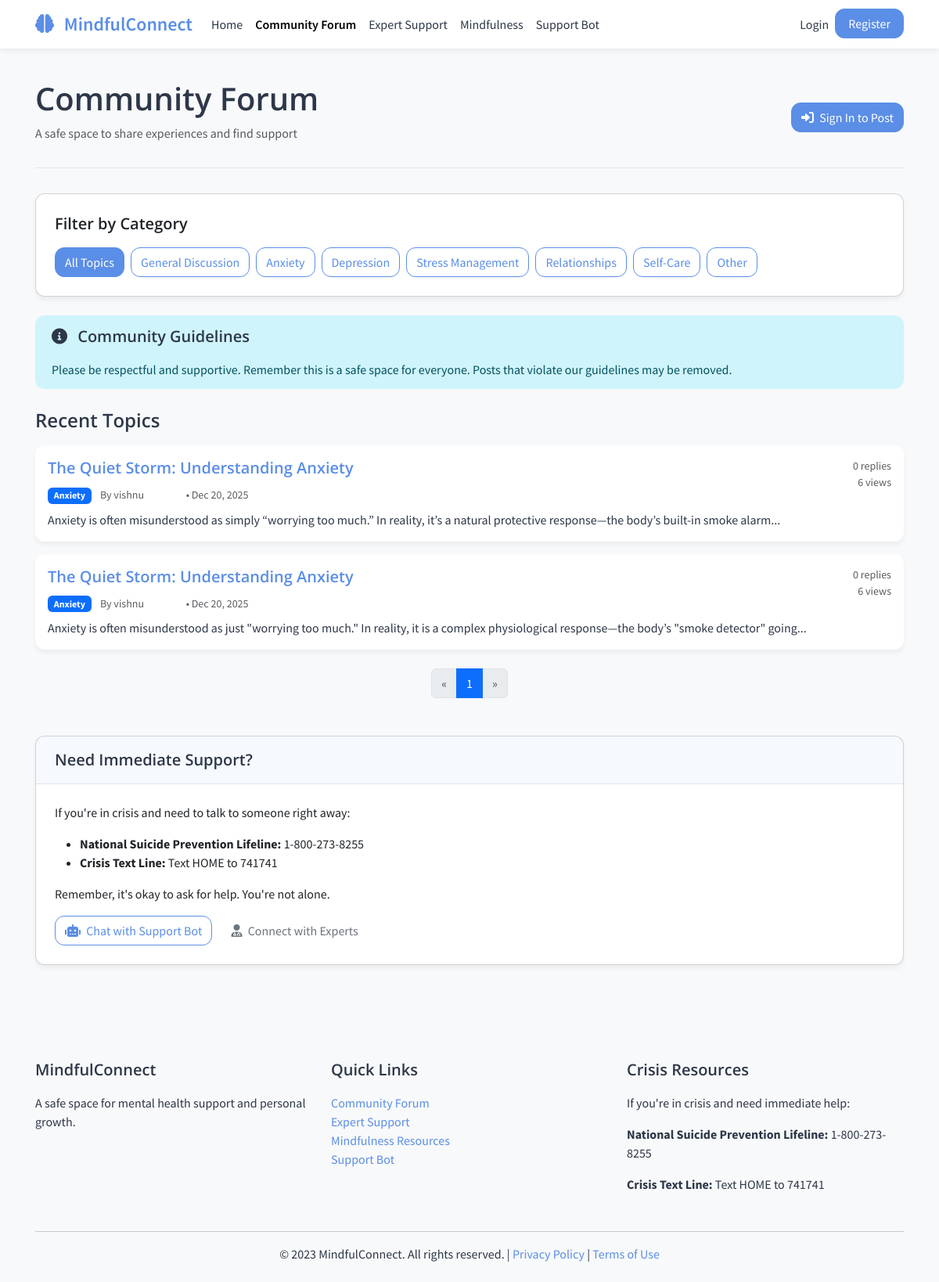
The app's page /forum/ with its own data.
### models.py (models this page shows, shortened)
class ForumTopic(db.Model):
    id = db.Column(db.Integer, primary_key=True)
    title = db.Column(db.String(255), nullable=False)
    content = db.Column(db.Text, nullable=False)
    created_at = db.Column(db.DateTime, default=datetime.utcnow)
    updated_at = db.Column(db.DateTime, default=datetime.utcnow, onupdate=datetime.utcnow)
    user_id = db.Column(db.Integer, db.ForeignKey('user.id'))
    category = db.Column(db.String(50), nullable=False)
    views = db.Column(db.Integer, default=0)
    is_pinned = db.Column(db.Boolean, default=False)
    is_closed = db.Column(db.Boolean, default=False)
    sentiment_score = db.Column(db.Float, nullable=True)
    posts = db.relationship('ForumPost', backref='topic', lazy='dynamic')

class User(UserMixin, db.Model):
    id = db.Column(db.Integer, primary_key=True)
    username = db.Column(db.String(64), unique=True, nullable=False)
    email = db.Column(db.String(120), unique=True, nullable=False)
    password_hash = db.Column(db.String(256))
    date_joined = db.Column(db.DateTime, default=datetime.utcnow)
    display_name = db.Column(db.String(64), nullable=False)
    is_active = db.Column(db.Boolean, default=True)
    is_admin = db.Column(db.Boolean, default=False)
    forum_topics = db.relationship('ForumTopic', backref='author', lazy='dynamic')
    forum_posts = db.relationship('ForumPost', backref='author', lazy='dynamic')
    mood_entries = db.relationship('MoodEntry', backref='user', lazy='dynamic')
    journals = db.relationship('Journal', backref='user', lazy='dynamic')
    expert_profile = db.relationship('Expert', backref='user', uselist=False)
    @property
    def is_expert(self):
        return self.expert_profile is not None and self.expert_profile.is_verified

### routes/forum.py (the view)
@forum_bp.route('/')
def index():
    page = request.args.get('page', 1, type=int)
    category = request.args.get('category', None)
    query = ForumTopic.query
    if category:
        query = query.filter_by(category=category)
    pinned_topics = query.filter_by(is_pinned=True).order_by(ForumTopic.updated_at.desc()).all()
    regular_topics = query.filter_by(is_pinned=False).order_by(ForumTopic.updated_at.desc()).paginate(
        page=page, per_page=10, error_out=False)
    return render_template('forum/index.html',
                          title='Community Forum',
                          pinned_topics=pinned_topics,
                          topics=regular_topics,
                          category=category)

### templates/forum/index.html (shortened to what this page needs)
{% extends 'layout.html' %}
{% block page_header %}
<div class="d-flex justify-content-between align-items-center flex-wrap">
    <div>
        <h1 class="page-title">Community Forum</h1>
        <p class="text-muted">A safe space to share experiences and find support</p>
    </div>
    <div class="mt-2 mt-md-0">
        {% if current_user.is_authenticated %}
        <a href="{{ url_for('forum.create_topic') }}" class="btn btn-primary">
            <i class="fas fa-plus-circle me-1"></i> New Topic
        </a>
        {% else %}
        <a href="{{ url_for('auth.login', next=url_for('forum.create_topic')) }}" class="btn btn-primary">
            <i class="fas fa-sign-in-alt me-1"></i> Sign In to Post
        </a>
        {% endif %}
    </div>
</div>
{% endblock %}
{% block content %}
<div class="mb-4">
    <div class="card">
        <div class="card-body">
            <h5 class="card-title mb-3">Filter by Category</h5>
            <div class="d-flex flex-wrap gap-2">
                <a href="{{ url_for('forum.index') }}" class="btn btn-sm {% if not category %}btn-primary{% else %}btn-outline-primary{% endif %}">
                    All Topics
                </a>
                <a href="{{ url_for('forum.index', category='general') }}" class="btn btn-sm {% if category == 'general' %}btn-primary{% else %}btn-outline-primary{% endif %}">
                    General Discussion
                </a>
                <a href="{{ url_for('forum.index', category='anxiety') }}" class="btn btn-sm {% if category == 'anxiety' %}btn-primary{% else %}btn-outline-primary{% endif %}">
                    Anxiety
                </a>
                <a href="{{ url_for('forum.index', category='depression') }}" class="btn btn-sm {% if category == 'depression' %}btn-primary{% else %}btn-outline-primary{% endif %}">
                    Depression
                </a>
                <a href="{{ url_for('forum.index', category='stress') }}" class="btn btn-sm {% if category == 'stress' %}btn-primary{% else %}btn-outline-primary{% endif %}">
                    Stress Management
                </a>
                <a href="{{ url_for('forum.index', category='relationships') }}" class="btn btn-sm {% if category == 'relationships' %}btn-primary{% else %}btn-outline-primary{% endif %}">
                    Relationships
                </a>
                <a href="{{ url_for('forum.index', category='self-care') }}" class="btn btn-sm {% if category == 'self-care' %}btn-primary{% else %}btn-outline-primary{% endif %}">
                    Self-Care
                </a>
                <a href="{{ url_for('forum.index', category='other') }}" class="btn btn-sm {% if category == 'other' %}btn-primary{% else %}btn-outline-primary{% endif %}">
                    Other
                </a>
            </div>
        </div>
    </div>
</div>
<div class="alert alert-info mb-4">
    <h5><i class="fas fa-info-circle me-2"></i> Community Guidelines</h5>
    <p class="mb-0">Please be respectful and supportive. Remember this is a safe space for everyone. Posts that violate our guidelines may be removed.</p>
</div>
<h4 class="mb-3">
    {% if category %}
    Topics in {{ category|capitalize }}
    {% else %}
    Recent Topics
    {% endif %}
</h4>
{% if topics.items %}
    {% for topic in topics.items %}
    <div class="forum-topic">
        <div class="d-flex justify-content-between align-items-start">
            <div>
                <h3 class="forum-topic-title">
                    <a href="{{ url_for('forum.view_topic', topic_id=topic.id) }}">{{ topic.title }}</a>
                </h3>
                <div class="mb-2">
                    <span class="badge bg-primary">{{ topic.category|capitalize }}</span>
                    <small class="text-muted ms-2">
                        By {{ topic.author.display_name }}
                        {% if topic.author.is_expert %}
                        <span class="badge bg-accent ms-1">Expert</span>
                        {% endif %}
                        • {{ topic.created_at.strftime('%b %d, %Y') }}
                    </small>
                </div>
            </div>
            <div class="text-end text-muted small">
                <div>{{ topic.posts.count() }} replies</div>
                <div>{{ topic.views }} views</div>
            </div>
        </div>
        <p class="mb-0 text-truncate">{{ topic.content|truncate(150) }}</p>
    </div>
    {% endfor %}
    <nav aria-label="Topics pagination" class="mt-4">
        <ul class="pagination justify-content-center">
            {% if topics.has_prev %}
            <li class="page-item">
                <a class="page-link" href="{{ url_for('forum.index', page=topics.prev_num, category=category) }}" aria-label="Previous">
                    <span aria-hidden="true">&laquo;</span>
                </a>
            </li>
            {% else %}
            <li class="page-item disabled">
                <span class="page-link" aria-hidden="true">&laquo;</span>
            </li>
            {% endif %}
            {% for page_num in topics.iter_pages(left_edge=2, left_current=2, right_current=3, right_edge=2) %}
                {% if page_num %}
                    {% if page_num == topics.page %}
                    <li class="page-item active" aria-current="page">
                        <span class="page-link">{{ page_num }}</span>
                    </li>
                    {% else %}
                    <li class="page-item">
                        <a class="page-link" href="{{ url_for('forum.index', page=page_num, category=category) }}">{{ page_num }}</a>
                    </li>
                    {% endif %}
                {% else %}
                <li class="page-item disabled">
                    <span class="page-link">…</span>
                </li>
                {% endif %}
            {% endfor %}
            {% if topics.has_next %}
            <li class="page-item">
                <a class="page-link" href="{{ url_for('forum.index', page=topics.next_num, category=category) }}" aria-label="Next">
                    <span aria-hidden="true">&raquo;</span>
                </a>
            </li>
            {% else %}
            <li class="page-item disabled">
                <span class="page-link" aria-hidden="true">&raquo;</span>
            </li>
            {% endif %}
        </ul>
    </nav>
{% else %}
    <div class="alert alert-secondary">
        <p class="mb-0">No topics found. Be the first to start a conversation!</p>
    </div>
{% endif %}
<div class="card mt-5">
    <div class="card-header">
        <h5 class="mb-0">Need Immediate Support?</h5>
    </div>
    <div class="card-body">
        <p>If you're in crisis and need to talk to someone right away:</p>
        <ul>
            <li><strong>National Suicide Prevention Lifeline:</strong> 1-800-273-8255</li>
            <li><strong>Crisis Text Line:</strong> Text HOME to 741741</li>
        </ul>
        <p>Remember, it's okay to ask for help. You're not alone.</p>
        <div class="mt-3">
            <a href="{{ url_for('chatbot.index') }}" class="btn btn-outline-primary">
                <i class="fas fa-robot me-1"></i> Chat with Support Bot
            </a>
            <a href="{{ url_for('experts.index') }}" class="btn btn-outline-secondary ms-2">
                <i class="fas fa-user-md me-1"></i> Connect with Experts
            </a>
        </div>
    </div>
</div>
{% endblock %}

### templates/layout.html (shortened to what this page needs)
<!DOCTYPE html>
<html lang="en">
<head>
    <link href="https://cdn.jsdelivr.net/npm/bootstrap@5.3.0-alpha1/dist/css/bootstrap.min.css" rel="stylesheet">
    <link rel="stylesheet" href="https://cdnjs.cloudflare.com/ajax/libs/font-awesome/6.0.0/css/all.min.css">
    <link rel="stylesheet" href="{{ url_for('static', filename='css/style.css') }}">
</head>
<body>
    <nav class="navbar navbar-expand-lg navbar-light sticky-top">
        <div class="container">
            <a class="navbar-brand" href="{{ url_for('index') }}">
                <i class="fas fa-brain me-2"></i> MindfulConnect
            </a>
            <div class="collapse navbar-collapse" id="navbarNav">
                <ul class="navbar-nav me-auto">
                    <li class="nav-item">
                        <a class="nav-link" href="{{ url_for('index') }}">Home</a>
                    </li>
                    <li class="nav-item">
                        <a class="nav-link" href="{{ url_for('forum.index') }}">Community Forum</a>
                    </li>
                    <li class="nav-item">
                        <a class="nav-link" href="{{ url_for('experts.index') }}">Expert Support</a>
                    </li>
                    <li class="nav-item">
                        <a class="nav-link" href="{{ url_for('mindfulness.index') }}">Mindfulness</a>
                    </li>
                    <li class="nav-item">
                        <a class="nav-link" href="{{ url_for('chatbot.index') }}">Support Bot</a>
                    </li>
                </ul>
                <ul class="navbar-nav">
                    {% if current_user.is_authenticated %}
                        <li class="nav-item dropdown">
                            <a class="nav-link dropdown-toggle" href="#" id="navbarDropdown" role="button" data-bs-toggle="dropdown" aria-expanded="false">
                                <i class="fas fa-user-circle me-1"></i> {{ current_user.display_name }}
                                {% if current_user.is_expert %}
                                <span class="badge bg-primary ms-1">Expert</span>
                                {% endif %}
                            </a>
                            <ul class="dropdown-menu dropdown-menu-end" aria-labelledby="navbarDropdown">
                                <li><a class="dropdown-item" href="{{ url_for('profile.dashboard') }}">Dashboard</a></li>
                                <li><a class="dropdown-item" href="{{ url_for('profile.mood_tracker') }}">Mood Tracker</a></li>
                                <li><a class="dropdown-item" href="{{ url_for('profile.journal') }}">Journal</a></li>
                                {% if current_user.is_expert %}
                                <li><hr class="dropdown-divider"></li>
                                <li><a class="dropdown-item" href="{{ url_for('experts.dashboard') }}">Expert Dashboard</a></li>
                                {% endif %}
                                <li><hr class="dropdown-divider"></li>
                                <li><a class="dropdown-item" href="{{ url_for('auth.logout') }}">Logout</a></li>
                            </ul>
                        </li>
                    {% else %}
                        <li class="nav-item">
                            <a class="nav-link" href="{{ url_for('auth.login') }}">Login</a>
                        </li>
                        <li class="nav-item">
                            <a class="nav-link btn btn-primary text-white px-3" href="{{ url_for('auth.register') }}">Register</a>
                        </li>
                    {% endif %}
                </ul>
            </div>
        </div>
    </nav>
    <main id="main-content" class="container py-4">
        {% if self.page_header() %}
            <div class="page-header">
                {% block page_header %}{% endblock %}
            </div>
        {% endif %}
        {% block content %}{% endblock %}
    </main>
    <footer class="bg-light py-4 mt-5">
        <div class="container">
            <div class="row">
                <div class="col-md-4 mb-3">
                    <h5 class="mb-3">MindfulConnect</h5>
                    <p>A safe space for mental health support and personal growth.</p>
                </div>
                <div class="col-md-4 mb-3">
                    <h5 class="mb-3">Quick Links</h5>
                    <ul class="list-unstyled">
                        <li><a href="{{ url_for('forum.index') }}">Community Forum</a></li>
                        <li><a href="{{ url_for('experts.index') }}">Expert Support</a></li>
                        <li><a href="{{ url_for('mindfulness.index') }}">Mindfulness Resources</a></li>
                        <li><a href="{{ url_for('chatbot.index') }}">Support Bot</a></li>
                    </ul>
                </div>
                <div class="col-md-4 mb-3">
                    <h5 class="mb-3">Crisis Resources</h5>
                    <p>If you're in crisis and need immediate help:</p>
                    <p><strong>National Suicide Prevention Lifeline:</strong> 1-800-273-8255</p>
                    <p><strong>Crisis Text Line:</strong> Text HOME to 741741</p>
                </div>
            </div>
            <hr>
            <div class="row">
                <div class="col-12 text-center">
                    <p class="mb-0">© 2023 MindfulConnect. All rights reserved. | <a href="#">Privacy Policy</a> | <a href="#">Terms of Use</a></p>
                </div>
            </div>
        </div>
    </footer>
</body>
</html>

### records on screen
ForumTopic: title "The Quiet Storm: Understanding Anxiety", category "Anxiety", author.display_name "vishnu", created_at "Dec 20, 2025", posts.count "0", views "6", content "Anxiety is often misunderstood as simply “worrying too much.” In reality, it’s a natural protective response—the body’s built-in smoke alarm..."
ForumTopic: title "The Quiet Storm: Understanding Anxiety", category "Anxiety", author.display_name "vishnu", created_at "Dec 20, 2025", posts.count "0", views "6", content "Anxiety is often misunderstood as just \"worrying too much.\" In reality, it is a complex physiological response—the body’s \"smoke detector\" going..."

### other values on screen
{{ page_num }} "1"
